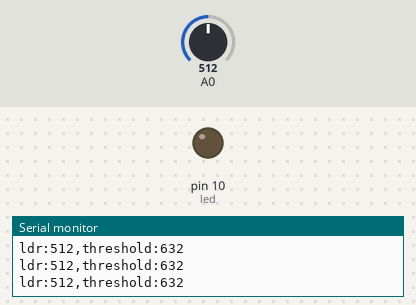
The sketch below on a simulated Arduino Uno, built with avr-gcc and run on an emulated ATmega328P. Shown: output pins drawn as LEDs (lit = HIGH), the last lines printed to the serial monitor. The inputs (shaded band) are chosen by the test bench; at power-on: A0 = 512.

Above: at 1.2 s.
1.3 s: A0 set to 619
2.8 s: A0 set to 647
At 3.5 s:
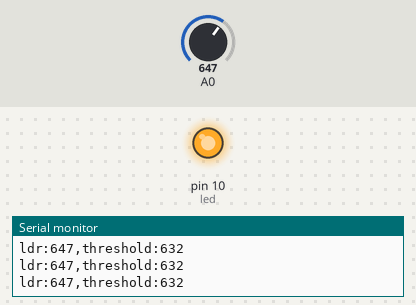
4.4 s: A0 set to 622
At 5.6 s:
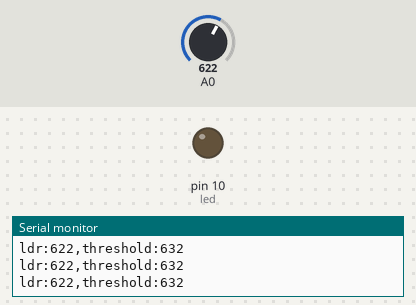
5.9 s: A0 set to 642
At 6.3 s:
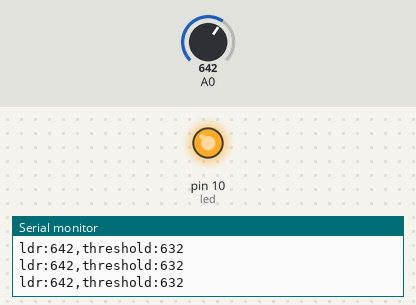
Timing chart, 0 to 8.4 s (numbered marks = the images above; inputs shaded):
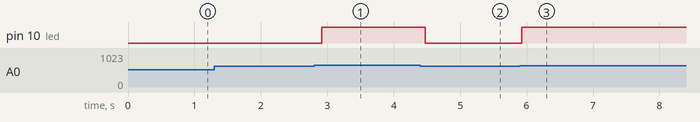

The sketch:

Threshold.ino
```cpp
const int led = 10;
const int threshold = 632;   // (250 + 1015) / 2
const int sample = 10;
int readLdrAverage(int n) {
  long sum = 0;
  for (int i = 0; i < n; i++) {
    sum += analogRead(A0);
    delay(1);
  }
  return sum / n;
}
void setup() {
  pinMode(led, OUTPUT);
  Serial.begin(9600);
}
void loop() {
  int ldrValue = readLdrAverage(sample);
  if (ldrValue > threshold) {
    digitalWrite(led, HIGH);
  } else {
    digitalWrite(led, LOW);
  }
  Serial.print("ldr:");
  Serial.print(ldrValue);
  Serial.print(",threshold:");
  Serial.println(threshold);
  delay(100);
}
```

Measured:
- the behaviour switches between 632 and 633 on A0 (found by bisection; images 0 and 1)
- after the input at 2.8 s, pin 10 (led): LOW → HIGH after 0.11 s
- after the input at 4.4 s, pin 10 (led): HIGH → LOW after 0.08 s
- after the input at 5.9 s, pin 10 (led): LOW → HIGH at once
